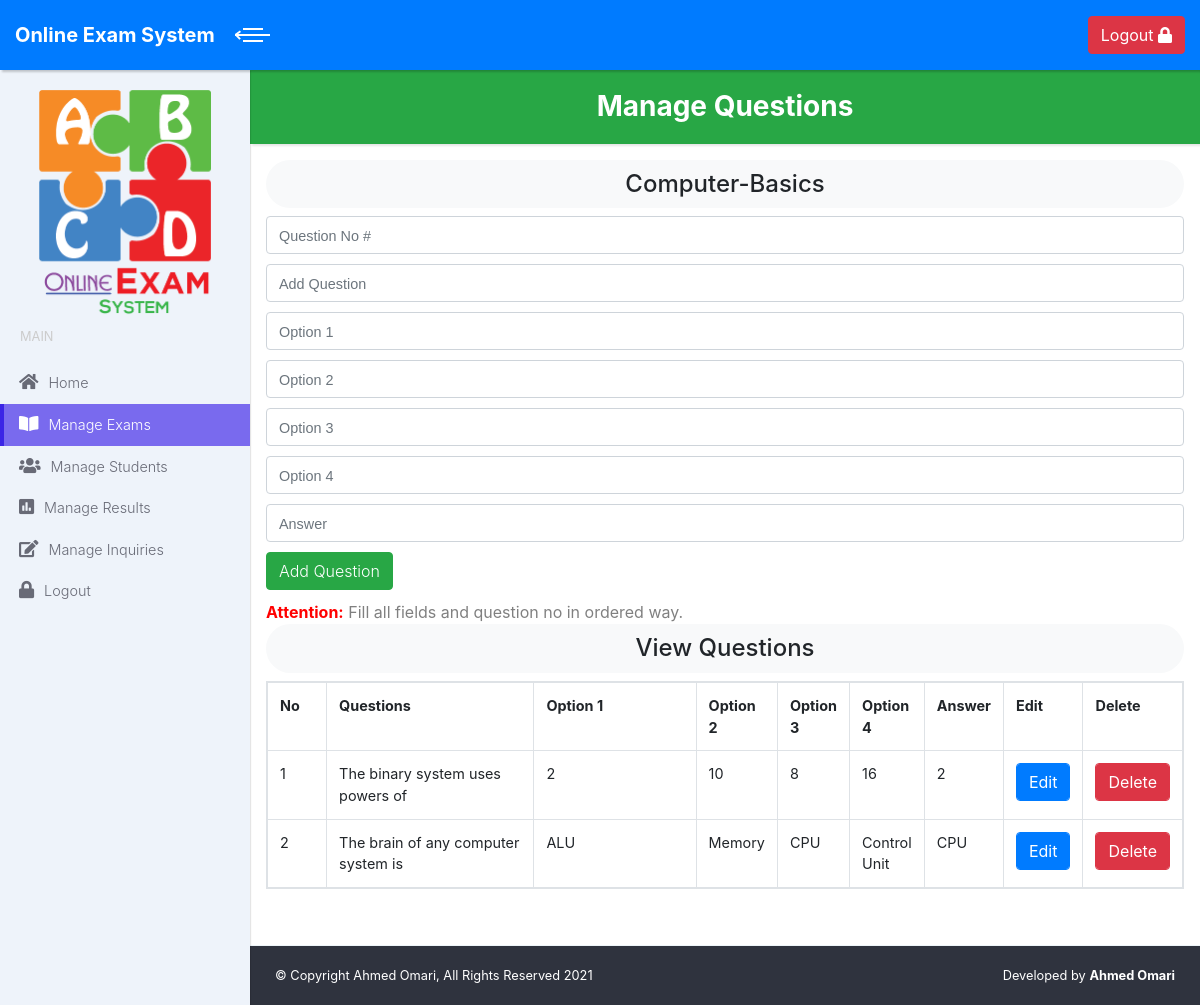
Screenshot of /admin/questions.php?id=4 (signed in) with the database file from the repository.
### tables this page shows
CREATE TABLE `questions` (
  `id` int(20) NOT NULL,
  `question_no` varchar(3) NOT NULL,
  `question` varchar(100) NOT NULL,
  `op1` varchar(50) NOT NULL,
  `op2` varchar(50) NOT NULL,
  `op3` varchar(50) NOT NULL,
  `op4` varchar(50) NOT NULL,
  `answer` varchar(50) NOT NULL,
  `category` varchar(50) NOT NULL
);

### admin/questions.php (the view, shortened to what this page needs)
<?php
require("../dbConnection.php");
	$id= $_GET["id"];
	$exam_category='';
	$res= mysqli_query($conn, "Select * from exam_category where id=$id");
		while($row=mysqli_fetch_array($res)) {
			$exam_category= $row['category'];
		}
?>
<!DOCTYPE html>
<html>
  <head>
    <link rel="stylesheet" href="../assets/vendor/bootstrap/css/bootstrap.min.css">
    <link rel="stylesheet" href="../assets/vendor/font-awesome/css/font-awesome.min.css">
    <link rel="stylesheet" href="../assets/css/fontastic.css">
    <link rel="stylesheet" href="../assets/css/style.default.css" id="theme-stylesheet">
    <link rel="stylesheet" href="../assets/css/custom.css">
    <link rel="stylesheet" href="../assets/css/bootstrap.min.css">
    <link rel="stylesheet" href="../assets/css/all.min.css">
	  <link href="../style.css" rel="stylesheet">
  </head>
  <body id="myBody" onload="my()">
    <div class="page ">
      <header class="header ">
        <nav class="navbar bg-primary">
          <div class="container-fluid ">
            <div class="navbar-holder d-flex align-items-center  justify-content-between">
              <div class="navbar-header">
                <a href="home.php" class="navbar-brand d-none d-sm-inline-block">
                  <div class="brand-text d-none d-lg-inline-block"><strong>Online Exam System</strong></div>
                  <div class="brand-text d-none d-sm-inline-block d-lg-none"><strong>OES</strong></div></a>
                <a id="toggle-btn" href="#" class="menu-btn active"><span></span><span></span><span></span></a>
              </div>
              <ul class="nav-menu list-unstyled d-flex flex-md-row align-items-md-center">
              <i class="bg-primary fa fa-sign-out"> </i>
            <a href="logout.php" class="btn btn-danger  btn-md"> Logout <span class="fa fa-lock"> </span> </a>
			</ul>
            </div>
          </div>
        </nav>
      </header>
      <div class="page-content d-flex align-items-stretch">
        <nav class="side-navbar" style="background:#eef3fa;">
			<center >  <img src="../logo.png" alt="..." class="img-fluid  p-1  mt-3 " width="180" ></center>
				<span class="heading">Main</span>
				  <ul class="list-unstyled" >
				   <li><a href="home.php"> <i class="fa fa-home"></i>Home </a></li>
					  <li class="active"><a href="exam.php"> <i class="fa fa-book-open"></i>Manage Exams </a></li>
					  <li><a href="students.php"> <i class="fa fa-users"></i>Manage Students </a></li>
					  <li><a href="results.php"> <i class="fa fa-poll"></i>Manage Results </a></li>
					  <li><a href="contact.php"> <i class="fa fa-edit"></i>Manage Inquiries </a></li>
					  <li><a href="logout.php"> <i class="fa fa-lock"></i>Logout </a></li>
        </nav>
        <div class="content-inner">
			<header class="page-header bg-success">
				<h3 class="no-margin-bottom text-white text-center"><b>Manage Questions </b> </h3>
			</header>
		<section class="dashboard-header container-fluid p-3 m-0"  style="background: white;">
			<div class="row ">
				<div class="col-xs-12 col-sm-12 col-md-12  col-lg-12  ">
					<h4 class="text-center bg-light " style="  padding:10px; border-radius:25px;"> <?php echo $_SESSION['examCate'];  ?></h4>
					<form name="form1" method="POST" action="addQuestions.php">
						<input type="number" min="1" placeholder="Question No #" class="form-control" name="questionno" />
						<input type="text" placeholder="Add Question" class="form-control" name="question" />
						<input type="text" placeholder="Option 1" class="form-control" name="op1" />
						<input type="text" placeholder="Option 2" class="form-control" name="op2" />
						<input type="text" placeholder="Option 3" class="form-control" name="op3" />
						<input type="text" placeholder="Option 4" class="form-control" name="op4" />
						<input type="text" placeholder="Answer" class="form-control" name="answer" />
						<input type="submit" class="btn btn-success" value="Add Question" name="submit1"/><br>
						<span style="color: gray;"><b style="color: red;"> Attention:</b> Fill all fields and question no in ordered way. </span>
					</form>
				</div>
					<div class="col-xs-12 col-sm-12 col-md-12 col-lg-12  " style="margin-top:px;">
						<table class="table table-responsive table-bordered   bg-">
							<h4 class="text-center bg-light " style="  padding:10px; border-radius:25px;"> View Questions </h4>
								<tr >
									<th  style="width:10%;"> No </th>
									<th  style="width:50%;"> Questions </th>
									<th  style="width:50%;"> Option 1 </th>
									<th  style="width:50%;"> Option 2 </th>
									<th  style="width:50%;"> Option 3 </th>
									<th  style="width:50%;"> Option 4 </th>
									<th  style="width:50%;"> Answer </th>
									<th style="width:50%;"> Edit </th>
									<th  style="width:50%;"> Delete </th>
								</tr>
							<?php
							$res = mysqli_query($conn, "select * from questions where category='$exam_category' ");
								while($row=mysqli_fetch_array($res)) {
									echo "<tr> ";
									echo "<td> "; echo $row['question_no']; echo "</td>";
									echo "<td> "; echo $row['question']; echo "</td>";
									echo "<td> "; echo $row['op1']; echo "</td>";
									echo "<td> "; echo $row['op2']; echo "</td>";
									echo "<td> "; echo $row['op3']; echo "</td>";
									echo "<td> "; echo $row['op4']; echo "</td>";
									echo "<td> "; echo $row['answer']; echo "</td>";
									echo "<td> ";
							?>
							<a href="editQuestions.php?id=<?php echo $row["id"];?>&idl=<?php echo $_SESSION['examCate'];?>&id2=<?php echo $id;?>"class="btn btn-primary form-control"> Edit </a>
							<?php
									echo "</td>";
									echo "<td> ";
							?>
							<a  href="questions.php?id=<?php echo $id;?>&del=<?php echo $row['id']?>" class="btn btn-danger form-control" onclick="return confirm('Are you sure to Delete ?\n<?php echo "QNo: ". $row['question_no'] . " : ". $row['question']; ?>')"> Delete  </a>
							<?php
									echo "</td>";
									echo "</tr>";
								}
							?>
						</table>
					</div>
			</div>
			<br>
		</section>
          <footer class="main-footer">
            <div class="container-fluid">
              <div class="row">
                <div class="col-sm-6">
                  <p>© Copyright Ahmed Omari, All Rights Reserved 2021</p>
                </div>
                <div class="col-sm-6 text-right">
                  <p>Developed by <a href="#" class="external"><b>Ahmed Omari</b></a></p>
                </div>
              </div>
            </div>
          </footer>
        </div>
      </div>
    </div>
  </body>
</html>

### style.css (style rules this page uses)
input { margin-bottom: 10px; }

### rows the page displays
questions: question_no "1", question "The binary system uses powers of", op1 "2", op2 "10", op3 "8", op4 "16", answer "2"
questions: question_no "2", question "The brain of any computer system is", op1 "ALU", op2 "Memory", op3 "CPU", op4 "Control Unit", answer "CPU"

### other values shown
$_SESSION['examCate'] "Computer-Basics"
